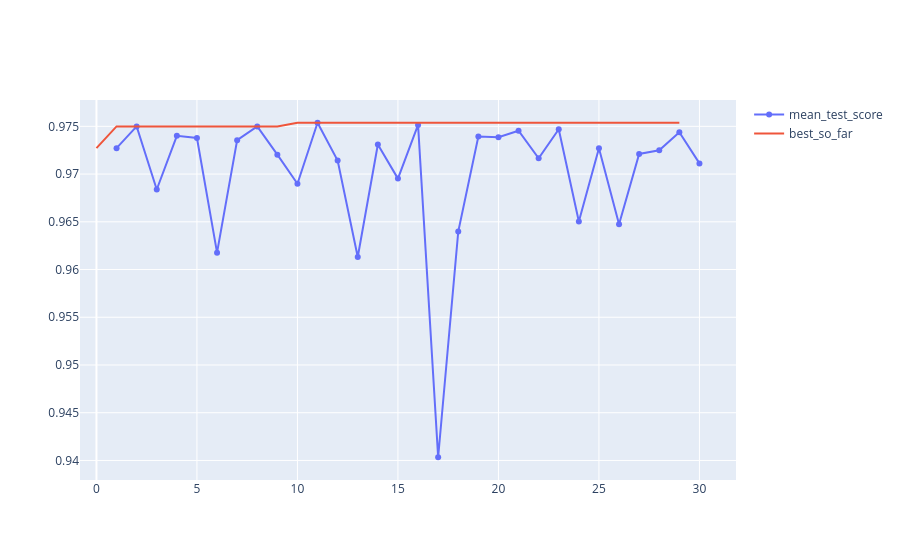

Notebook code cell kept with this figure:
### Code cell
displayHPOResults(bayes_search)
